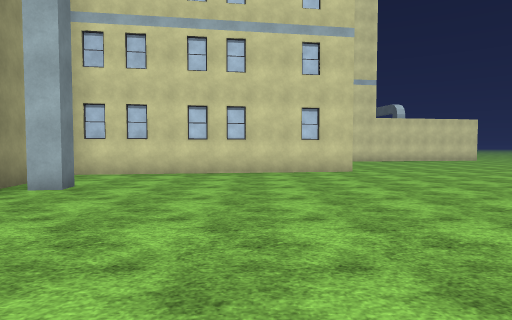
View 1 (above)

16 first-person views from a walk through a scene from a Unity 3-D project. The camera is 1.3 m above the floor, tilts 2° down and sees 75° across. The floor is counted in squares, 2 m on a side. Each view is taken from the middle of a square. On the plan, view 1 faces up. The plan holds only what a view shows up to about 10 squares ahead; the rest is blank. The place goes on beyond the plan. Flat ground stands in for the terrain. The player character is not drawn. Some surface patterns are stand-ins.

View 2
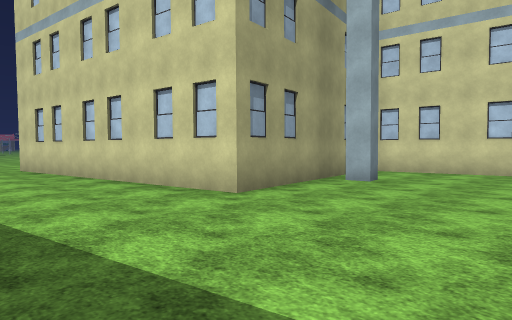

View 3
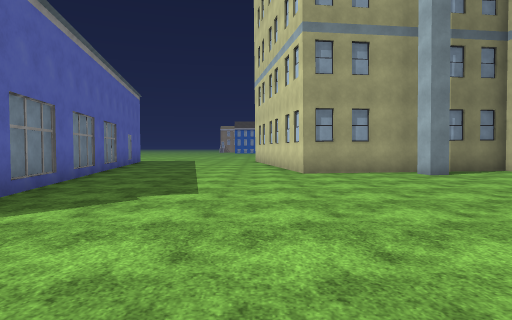

View 4
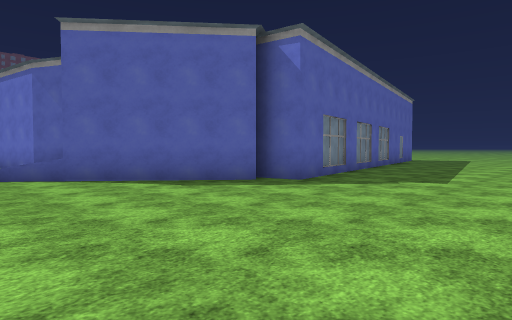

View 5
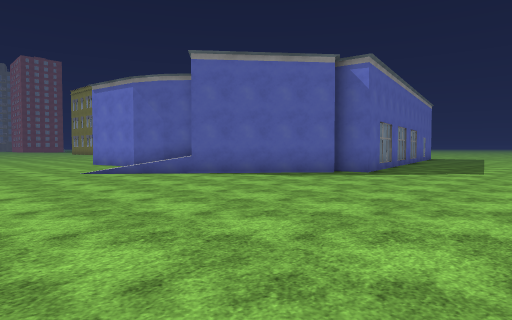

View 6
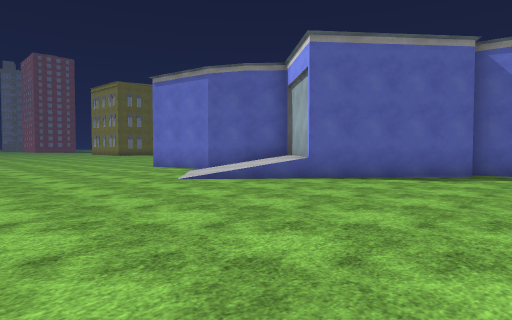

View 7
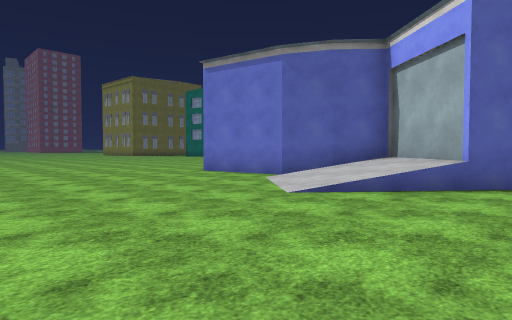

View 8
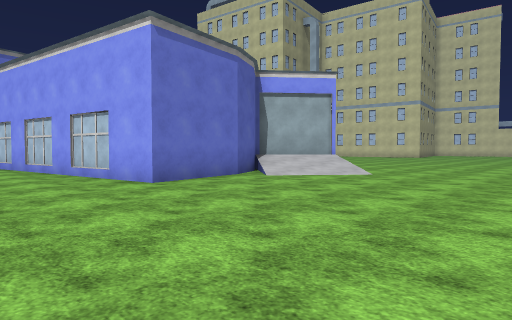

View 9
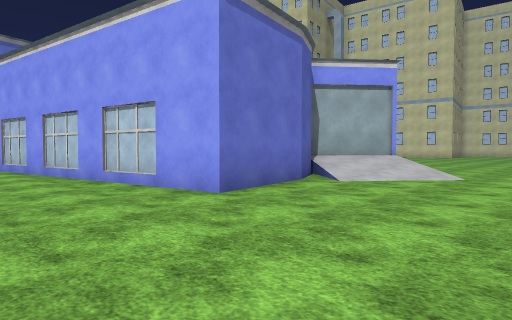

View 10
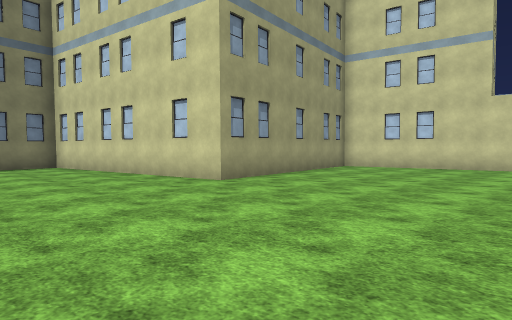

View 11
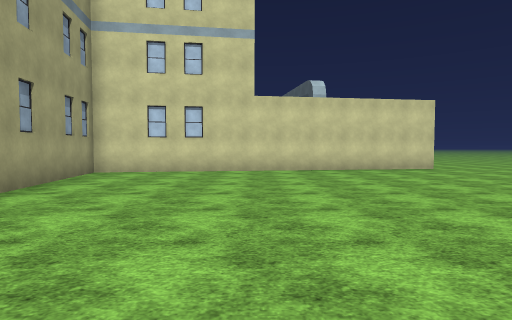

View 12
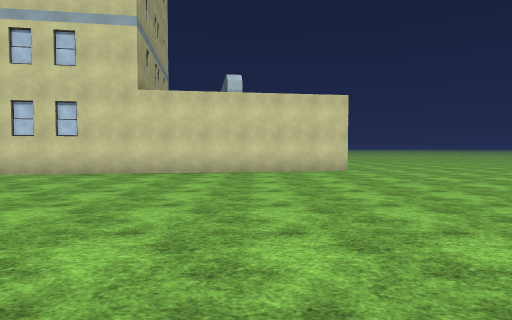

View 13
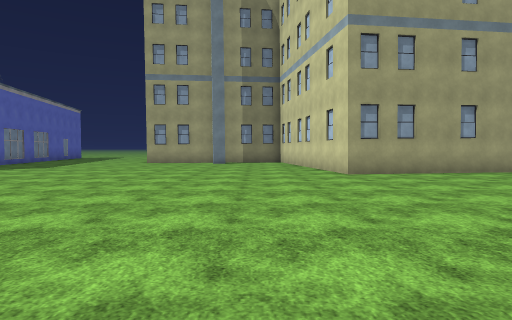

View 14
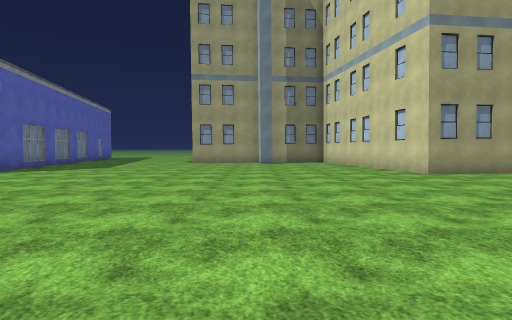

View 15
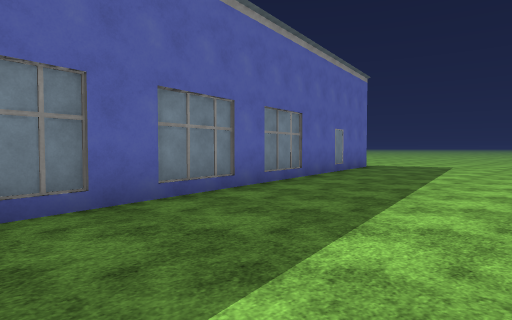

View 16
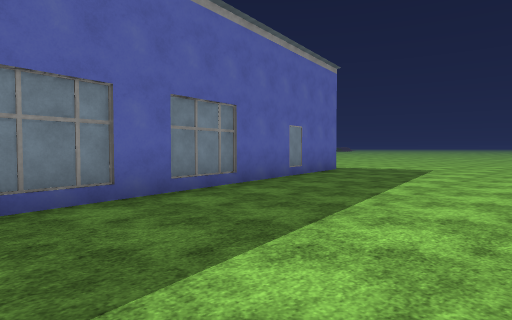

### Floor plan
Points are (right, up) in squares from view 1. A wall is a line through its corners. A room is listed if a view was taken in it or the views show most of it. See-through windows are left out.
Room 1 (views 1, 2, 3, 4, 5, 6, 7, 8, 9, 10, 11, 12, 13, 14, 15, 16)
walls: (2.1, -2.9) (5, -5.3) (3.3, -7.3) (4.2, -8.3); (4.1, -8.2) (4.8, -9.4); (-3.1, 5.8) (-3, 5.2) (-3.5, 5.1); (4.7, -9.3) (5.2, -12) (0.3, -12.9); (-8.4, -4.2) (1.5, -2.3) (1.7, -3.3); (11.6, 17.5) (1.6, 16) (2.7, 9.3) (-4.5, 8.2) (-3.6, 2.2) (-9.7, 1.3)
ways out: opening at (-8.2, -1.5); opening at (1, -14.5)

Positions as (right, up) in squares from view 1, and headings:
1: (0, 0), facing up
2: (0, -1), facing up-left
3: (5, 1), facing left
4: (7, 2), facing down-left
5: (10, 2), facing down-left
6: (11, -1), facing down-left
7: (11, -4), facing down-left
8: (11, -15), facing up-left
9: (9, -15), facing up-left
10: (8, 5), facing up-left
11: (6, 7), facing up
12: (9, 8), facing up
13: (11, 7), facing left
14: (11, 5), facing left
15: (0, 1), facing down-left
16: (-2, 1), facing down-left
